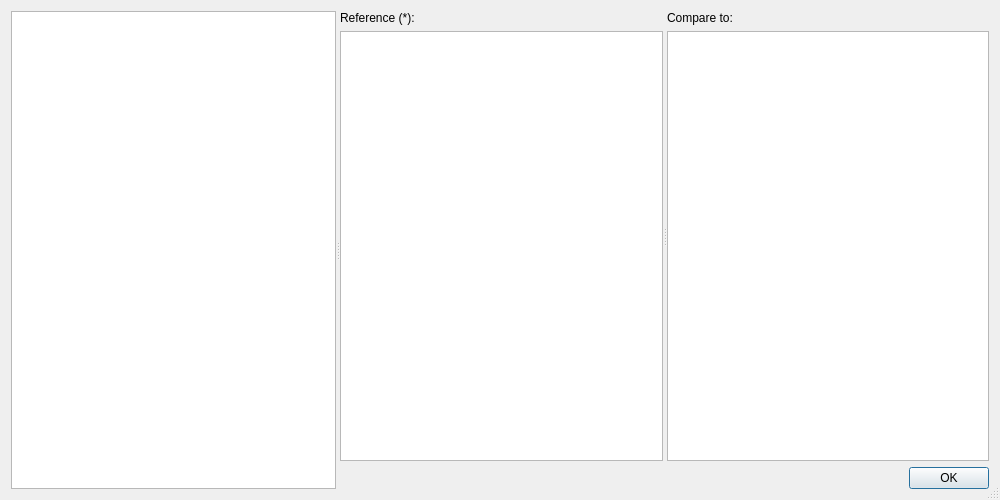
<?xml version="1.0" encoding="UTF-8"?>
<ui version="4.0">
 <class>Dialog</class>
 <widget class="QDialog" name="Dialog">
  <property name="geometry">
   <rect>
    <x>0</x>
    <y>0</y>
    <width>1000</width>
    <height>500</height>
   </rect>
  </property>
  <property name="windowTitle">
   <string>Dialog</string>
  </property>
  <property name="sizeGripEnabled">
   <bool>true</bool>
  </property>
  <layout class="QVBoxLayout" name="verticalLayout_4">
   <item>
    <widget class="QSplitter" name="splitter_2">
     <property name="orientation">
      <enum>Qt::Horizontal</enum>
     </property>
     <widget class="QListWidget" name="pkgs_list_widget">
      <property name="sizePolicy">
       <sizepolicy hsizetype="Preferred" vsizetype="Expanding">
        <horstretch>0</horstretch>
        <verstretch>0</verstretch>
       </sizepolicy>
      </property>
      <property name="editTriggers">
       <set>QAbstractItemView::NoEditTriggers</set>
      </property>
      <property name="tabKeyNavigation">
       <bool>true</bool>
      </property>
      <property name="selectionBehavior">
       <enum>QAbstractItemView::SelectItems</enum>
      </property>
      <property name="isWrapping" stdset="0">
       <bool>false</bool>
      </property>
      <property name="viewMode">
       <enum>QListView::ListMode</enum>
      </property>
      <property name="wordWrap">
       <bool>false</bool>
      </property>
      <property name="selectionRectVisible">
       <bool>true</bool>
      </property>
     </widget>
     <widget class="QWidget" name="">
      <layout class="QVBoxLayout" name="verticalLayout_3">
       <item>
        <widget class="QSplitter" name="splitter">
         <property name="orientation">
          <enum>Qt::Horizontal</enum>
         </property>
         <widget class="QWidget" name="">
          <layout class="QVBoxLayout" name="verticalLayout">
           <item>
            <widget class="QLabel" name="label">
             <property name="text">
              <string>Reference (*):</string>
             </property>
            </widget>
           </item>
           <item>
            <widget class="QTextBrowser" name="left_text_browser"/>
           </item>
          </layout>
         </widget>
         <widget class="QWidget" name="">
          <layout class="QVBoxLayout" name="verticalLayout_2">
           <item>
            <widget class="QLabel" name="label_2">
             <property name="text">
              <string>Compare to:</string>
             </property>
            </widget>
           </item>
           <item>
            <widget class="QTextBrowser" name="right_text_browser"/>
           </item>
          </layout>
         </widget>
        </widget>
       </item>
       <item>
        <widget class="QDialogButtonBox" name="button_box">
         <property name="orientation">
          <enum>Qt::Horizontal</enum>
         </property>
         <property name="standardButtons">
          <set>QDialogButtonBox::Ok</set>
         </property>
        </widget>
       </item>
      </layout>
     </widget>
    </widget>
   </item>
  </layout>
 </widget>
 <resources/>
 <connections/>
</ui>
